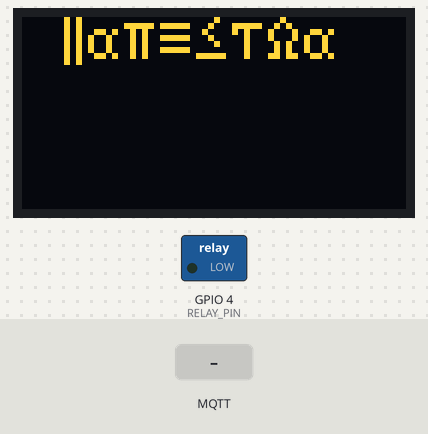
The program below on a simulated ESP32. Parts: 128×64 one-colour display, switched loads named in the program (green lamp = pin HIGH). Inputs (shaded band) come from the test bench. The OLED is the two-colour kind (top 16 rows yellow); WiFi joins after 1.5 s; servers stay silent unless stated; the local clock reads 2024-03-15 10:24:30 at power-on unless the program sets it; EEPROM starts erased; no MQTT or app messages arrive unless stated.

Above: at 0.1 s.
At 2.8 s:
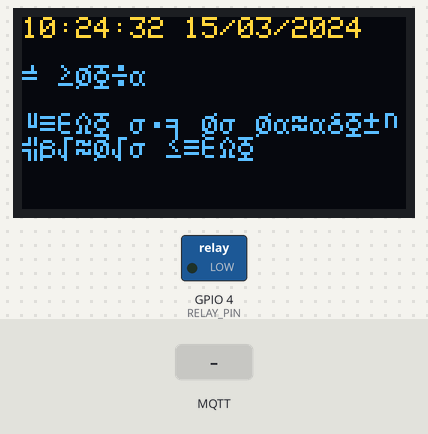
2.9 s: MQTT message "s" arrives on the first subscribed topic
At 3.4 s:
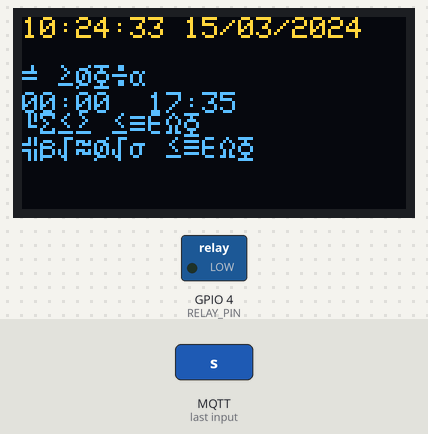
Timing chart, 0 to 5.9 s (numbered marks = the images above; inputs shaded):
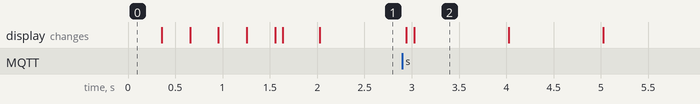

The program:

main.cpp
```cpp
#include <Arduino.h>
#include <SPI.h>
#include <Wire.h>
#include <Adafruit_GFX.h>
#include <Adafruit_SSD1306.h>
#include <WiFi.h>
#include <EEPROM.h>
#include <PubSubClient.h>
#include <time.h>

#define SCREEN_WIDTH 128 // OLED display width, in pixels
#define SCREEN_HEIGHT 64 // OLED display height, in pixels
#define RELAY_PIN 4
#define BELL_ON_TIME 7 //bell's duration
#define EEPROM_SIZE 113
#define DAYLIGHT_OFFSET 0 //no Daylight Saving Time in Russia

const char* ssid     = "JustANet";
const char* password = "wifi4you";
const char* mqttServer = "tailor.cloudmqtt.com";
const int mqttPort = 18846;
const char* mqttUser = "ujqjrjyr";
const char* mqttPassword = "iCmu4k4g5RaB";

const char* ntpServer = "de.pool.ntp.org";

struct tm timeinfo;

boolean introFlag = true;

typedef union {
	uint32_t lValue;
	uint8_t bValue[sizeof(lValue)];
} ULongByBytes;


Adafruit_SSD1306 display(SCREEN_WIDTH, SCREEN_HEIGHT, &Wire, -1);
WiFiClient wifiClient;
PubSubClient client(wifiClient);

boolean secondTimetable, bellIsOn = false;
byte mode = 0, currentDay = 255, secondPrev = 255, i, ttable[24], prevBellNum = 255, relayOnTime = 0;
byte firstBell, lastBell, prevBell, numOfBell, timeZone, ringingState = 0;
int firstBellMinute, lastBellMinute, ii;
long timeTillBell;

boolean workshop[15] = {false, true, true, true,  true, false, true,  true, true, true, false, true, true, true, true};
boolean assembly[12] = {false, true, true, false, true, true, false, true, true,  false, true, true};

void intro();
void updateDisplay();
void checkMode();
String get2digits(byte number);
byte validate(byte vl, byte mn, byte mx);
boolean isInside(byte startDay, byte startMonth, byte endDay, byte endMonth);
void sendState();
void sendFullState();
void timeTick();
void bellControl();
void manualBell(byte type);
void callback(char* topic, byte *payload, unsigned int length);
void reconnect();
String utf8rus(String source);

void setup() {
	EEPROM.begin(EEPROM_SIZE);
	// put your setup code here, to run once:
	intro();
	pinMode(RELAY_PIN, OUTPUT);
	digitalWrite(RELAY_PIN, LOW);
	WiFi.begin(ssid, password);
	while (WiFi.status() != WL_CONNECTED) delay(500);
	timeZone = EEPROM.read(112);
	if(timeZone > 10) timeZone = 0;
	configTime((2 + timeZone)*3600, DAYLIGHT_OFFSET, ntpServer);
	getLocalTime(&timeinfo);
	client.setServer(mqttServer, mqttPort);
	client.setCallback(callback);
	reconnect();
	client.loop();
	sendFullState();
}


void intro(){ //showing boot animation
	display.begin(SSD1306_SWITCHCAPVCC, 0x3C);
	// Clear the buffer.
	display.clearDisplay();
	display.setTextSize(2); // Draw 2X-scale text
  	display.setTextColor(SSD1306_WHITE);
  	display.setCursor(10, 0);
	display.println(utf8rus("Загрузка"));
 	display.display();      // Show initial text
 	display.startscrollleft(0x00, 0x0F);
}

void loop() {
	getLocalTime(&timeinfo);
	reconnect();
	client.loop();
	checkMode();
  	if(timeinfo.tm_sec !=secondPrev){
		updateDisplay();
		sendState();
		if(mode == 0){
			timeTick();
			bellControl();
		} else ringingState = 0;
		secondPrev = timeinfo.tm_sec;
	}
}

void updateDisplay(){
	String tm = get2digits(timeinfo.tm_hour) + ":" + get2digits(timeinfo.tm_min) + ":" + get2digits(timeinfo.tm_sec);
	String dt = get2digits(timeinfo.tm_mday) + "/" + get2digits(timeinfo.tm_mon + 1) + "/" + String((timeinfo.tm_year + 1900));
	if(introFlag){
		display.stopscroll();
		introFlag = false;
	}
	display.clearDisplay();
	display.setTextSize(1);
  	display.setCursor(0, 0);
	  display.print(tm + " " + dt);
	display.setCursor(0, 16);
	String dow;
	switch (timeinfo.tm_wday){
	case 0: dow = "Воскресенье";
		break;
	case 1: dow = "Понедельник";
		break;
	case 2: dow = "Вторник";
		break;
	case 3: dow = "Среда";
		break;
	case 4: dow = "Четверг";
		break;
	case 5: dow = "Пятница";
		break;
	default: dow = "Суббота";
		break;
	}
	display.print(utf8rus(dow));
	String textMode = "";
	switch (mode){
	case 0:
		textMode += "Идут уроки";
		break;
	case 1:
		textMode += "Суб/Воскр";
		break;
	case 2:
		textMode += "Каникулы";
		break;
	case 3:
		textMode += "Выходной";
		break;
	case 4:
		textMode += "Уроки ещё не начались";
		break;
	default:
		textMode += "Уроки закончились";
		break;
	}
	display.setCursor(0, 32);
	display.print(utf8rus(textMode));
	if(mode == 0 && numOfBell != 255){
		display.setCursor(0, 25);
		String comingBells=get2digits(byte(timeTillBell/60))+":"+get2digits(byte(timeTillBell%60));
		comingBells+="  "+get2digits(ttable[numOfBell]/12+8)+":"+get2digits(ttable[numOfBell]%12*5);
		display.print(comingBells);
	}
	if(mode == 0 || mode > 3){
		display.setCursor(0, 40);
		display.print(utf8rus(secondTimetable?"Сокращеннные уроки":"Обычные уроки"));
	}
	if(ringingState != 0){
		display.setCursor(0, 52);
		switch(ringingState){
			case 1: display.print(utf8rus("Звонок: "));
			break;
			case 2: display.print(utf8rus("Совещание: "));
			break;
			case 3: display.print(utf8rus("Линейка: "));
			break;
		}
		display.print(get2digits(relayOnTime));
	}
	display.display();      // Show initial text
}

void callback(char* topic, byte* message, unsigned int length) {
	if(topic[0] == 's'){
		for (byte i = 0; i < 113; i++) {
			EEPROM.write(i, message[i]);
		}
		EEPROM.commit();
		timeZone = message[112];
		if(timeZone > 10) timeZone = 0;
		configTime((2 + timeZone)*3600, DAYLIGHT_OFFSET, ntpServer);
		display.clearDisplay();
		display.setTextSize(1);
  		display.setCursor(0, 0);
	 	display.print(utf8rus("Обновление..."));
		display.display();
		sendFullState();
		currentDay = 255;
	} else if(topic[0] == 'm'){
		manualBell(message[0]);
	}

}

void reconnect() {
  // Loop until we're reconnected
  while (!client.connected()) {
	// Attempt to connect
	if (client.connect("bell",mqttUser,mqttPassword)) {
	  // ... and resubscribe
	  client.subscribe("s");
	  client.subscribe("m");
	} else {
	  // Wait 5 seconds before retrying
	  delay(5000);
	}
  }
}

void checkMode(){
  	if (currentDay != timeinfo.tm_mday) {
		mode = 0; //average mode
		for (i = 0; i < 8; i++) {
			byte startExceptionMonth = EEPROM.read(48 + i * 4);
			byte startExceptionDay = EEPROM.read(49 + i * 4);
			byte endExceptionMonth = EEPROM.read(50 + i * 4);
			byte endExceptionDay = EEPROM.read(51 + i * 4);
			if(startExceptionDay > 31 || endExceptionDay > 31 ||
			startExceptionMonth > 12 || endExceptionMonth > 12 || startExceptionDay == 0 ||
			startExceptionMonth == 0 || endExceptionDay == 0 || endExceptionMonth == 0) continue;
			if (isInside(startExceptionDay, startExceptionMonth, endExceptionDay, endExceptionMonth)){
				mode = 2; //long holidays
			}
		}
		if(mode == 0){
			secondTimetable = false;
			for (i = 0; i < 16; i++) {
				byte exceptionMonth = EEPROM.read(80 + i * 2);
				byte exceptionDay = EEPROM.read(81 + i * 2);
				boolean shortDay;
				shortDay = (exceptionMonth > 127);
				exceptionMonth &= B01111111;
				if ((exceptionMonth == (timeinfo.tm_mon + 1)) && (exceptionDay == timeinfo.tm_mday)) {
					if (shortDay == false) mode = 3;  //short holidays
					else secondTimetable = true;
				}
			}
			if(!secondTimetable){
				if(timeinfo.tm_wday == 6 || timeinfo.tm_wday == 0){ //Sunday/Saturday
					if(mode == 0) mode = 1;
					else mode = 0;
				}
			}
		}
		if(mode == 0){
			for (i = 0; i < 24; i++) ttable[i] = EEPROM.read(secondTimetable ? i + 24 : i);
			firstBell = 255;
			lastBell = 0;
			for(i = 0; i< 24; i++){
				if(ttable[i] > 127) continue;
				if(ttable[i] > lastBell) lastBell = ttable[i];
				if(ttable[i] < firstBell) firstBell = ttable[i];
			}
			firstBellMinute = (firstBell/12+8)*60 + (firstBell%12*5);
			lastBellMinute = (lastBell/12+8)*60 + (lastBell%12*5);
		}
		currentDay = timeinfo.tm_mday;
	}
	if(mode == 0 || mode > 3){
		if(firstBellMinute == 1770) mode = 4;
		else if(firstBellMinute > (timeinfo.tm_hour*60+timeinfo.tm_min+10)) mode = 4; //classes have not started
		else if(lastBellMinute < (timeinfo.tm_hour*60+timeinfo.tm_min-10)) mode = 5; //classes have finished
		else mode = 0;
	}
}

boolean isInside(byte startDay, byte startMonth, byte endDay, byte endMonth) {
	int today = timeinfo.tm_mon * 31 + (timeinfo.tm_mday - 1);
	int startDate = (startMonth - 1) * 31 + (startDay - 1);
	int endDate = (endMonth - 1) * 31 + (endDay - 1);
	if(startDate == endDate) return (startDate == today);
	else if (startDate > endDate) {
		if (today < 186) {
			if (today <= endDate) return true;
			else return false;
		}
		else {
			if (today >= startDate) return true;
			else return false;
		}
	}
	else {
		if (today >= startDate && today <= endDate) return true;
		else return false;
	}
}

void timeTick(){
	prevBell = 255;
	numOfBell = 255;
	for(i=0; i<24; i++){

		if(ttable[i] > 127) continue;
		if(ttable[i] < prevBell){
			if((((ttable[i]/12+8)*3600+(ttable[i]%12*5)*60) - (timeinfo.tm_hour*3600 + timeinfo.tm_min*60 + timeinfo.tm_sec)) >= 0){
				prevBell = ttable[i];
				numOfBell = i;
			}
		}
	}
	timeTillBell = (((ttable[numOfBell]/12+8)*3600+(ttable[numOfBell]%12*5)*60) - (timeinfo.tm_hour*3600 + timeinfo.tm_min*60 + timeinfo.tm_sec));
	if(timeTillBell == 0) ringingState = 1;
}

byte validate(byte vl, byte mn, byte mx) {
	if (vl < mn) return mn;
	if (vl > mx) return mx;
	return vl;
}

String get2digits(byte number){
	if (number < 10) return '0' + String(number);
	return String(number);
}

void bellControl(){
	switch (ringingState){
	case 1:
		if(!bellIsOn){
			digitalWrite(RELAY_PIN, HIGH);
			relayOnTime = BELL_ON_TIME;
			bellIsOn = true;
		} else{
			if(relayOnTime == 0){
				bellIsOn = false;
				ringingState = 0;
				digitalWrite(RELAY_PIN, LOW);
			} else relayOnTime--;
		}
		break;
	case 2:
		if(!bellIsOn){
			bellIsOn = true;
			relayOnTime = 15;
		}
		if(bellIsOn){
			relayOnTime--;
			digitalWrite(RELAY_PIN, workshop[relayOnTime]);
			if(relayOnTime == 0){
				bellIsOn = false;
				ringingState = 0;
			}
		}
		break;
	case 3:
		if(!bellIsOn){
			bellIsOn = true;
			relayOnTime = 12;
		}
		if(bellIsOn){
			relayOnTime--;
			digitalWrite(RELAY_PIN, assembly[relayOnTime]);
			if(relayOnTime == 0){
				bellIsOn = false;
				ringingState = 0;
			}
		}
		break;
	}
}

void manualBell(byte type){
	if(ringingState == 0 && mode == 0) ringingState = type;
}

void sendState(){
		ULongByBytes toSend;
		time_t now;
		time(&now);
		timeZone = EEPROM.read(112);
		if(timeZone > 10) timeZone = 0;
		toSend.lValue = now + (timeZone + 2)*3600;
		byte modeToSend = mode;
		if(secondTimetable) modeToSend += 128;
		client.beginPublish("i", 8, true);
		client.write(toSend.bValue[0]);
		client.write(toSend.bValue[1]);
		client.write(toSend.bValue[2]);
		client.write(toSend.bValue[3]);
		client.write(modeToSend);
		client.write(ringingState);
		client.write(relayOnTime);
		client.write(numOfBell);
		client.endPublish();
}

void sendFullState(){
	byte array[113];
	client.beginPublish("d", 113, true);
	for(i=0;i<113;i++) array[i] = EEPROM.read(i);
	client.write(array, 113);
	client.endPublish();
}

/* Recode russian fonts from UTF-8 to Windows-1251 */
String utf8rus(String source){
  int i,k;
  String target;
  unsigned char n;
  char m[2] = { '0', '\0' };

  k = source.length(); i = 0;

  while (i < k) {
	n = source[i]; i++;

	if (n >= 0xBF){
	  switch (n) {
		case 0xD0: {
		  n = source[i]; i++;
		  if (n == 0x81) { n = 0xA8; break; }
		  if (n >= 0x90 && n <= 0xBF) n = n + 0x2F;
		  break;
		}
		case 0xD1: {
		  n = source[i]; i++;
		  if (n == 0x91) { n = 0xB7; break; }
		  if (n >= 0x80 && n <= 0x8F) n = n + 0x6F;
		  break;
		}
	  }
	}
	m[0] = n; target = target + String(m);
  }
return target;
}
```

Measured:
- after the input at 2.9 s, the display: first changes at once (image 2 shows a later state)
- what the display in image 2 shows lasts 1.0 s, from 3.0 s to 4.0 s
